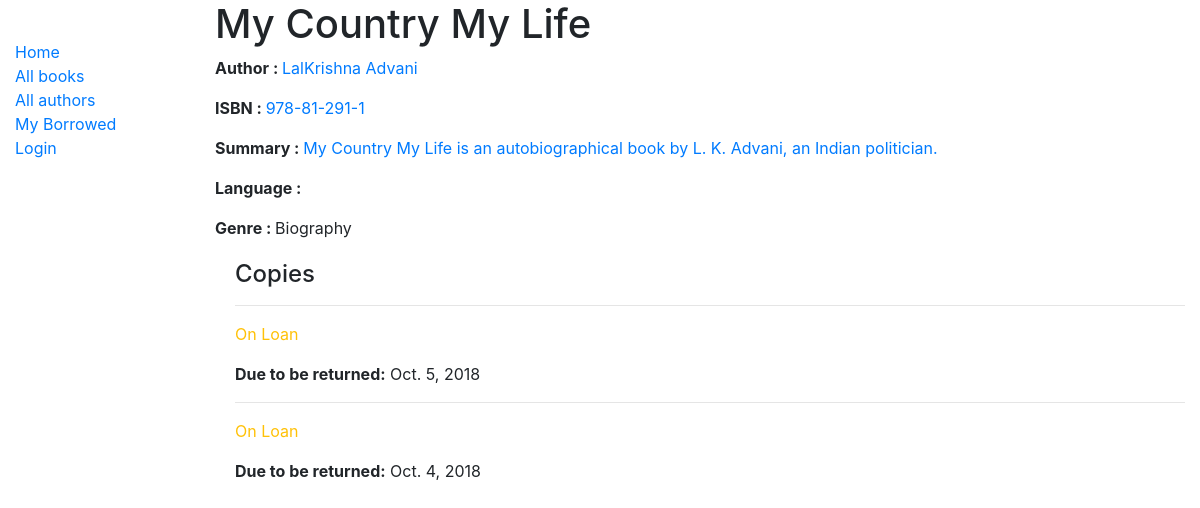
/catalog/book/2, run on an earlier commit of the app's database.
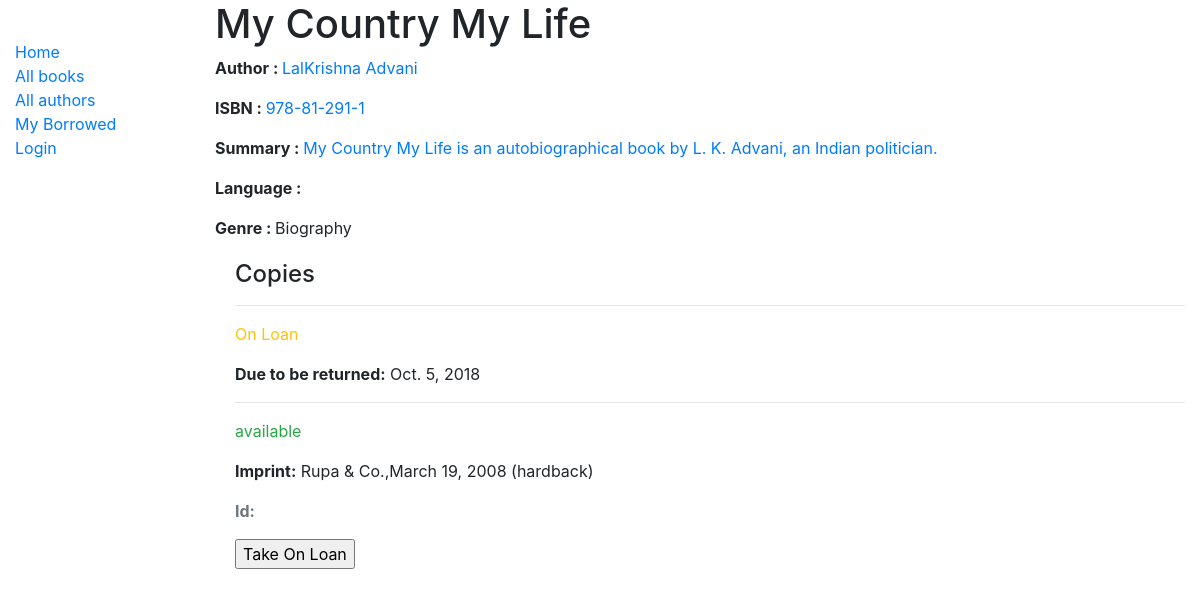
And on a later commit of the database.
### catalog/models.py (models this page shows, shortened)
class BookInstance(models.Model):
	borrower=models.ForeignKey(User, on_delete=models.SET_NULL, null=True, blank=True)
	book=models.ForeignKey(Book, on_delete=models.CASCADE)
	id=models.UUIDField(primary_key=True, default=uuid.uuid4, help_text="unique id for this book across whole library")
	imprint=models.CharField(max_length=200)
	loan_status=(('m',"maintenance"),('o',"On Loan"),('r',"reserved"),('a',"available"))
	due_back=models.DateField(null=True , blank=True)
	status=models.CharField(max_length=1,choices=loan_status,blank=False,help_text="Book availability",default="m")
	class Meta:
		permissions=(("can_mark_returned","set book as returned"),)

### catalog/views.py (the view)
# urls.py: path('book/<int:pk>',views.BookDetailView.as_view(),name="book-detail"),
class BookDetailView(generic.DetailView):
	model=Book

### catalog/models.py (called while the page is built)
	def __str__(self):
		return self.name

	def __str__(self):
	 	return (self.first_name+" "+self.last_name)

### catalog/templates/catalog/book_detail.html (shortened to what this page needs)
{% extends "catalog/base_generic.html" %}
{% block content %}
	<h1>{{book.title}}</h1>
	<p><strong>Author : </strong><a href="{% url 'author-detail' book.author.pk %}">{{book.author}}</a></p>
	<p><strong>ISBN : </strong><a href="">{{book.isbn}}</a></p>
	<p><strong>Summary : </strong><a href="">{{book.summary}}</a></p>
	<p><strong>Language : </strong><a href="">{{book.language}}</a></p>
	<strong>Genre : </strong>
	{% for item in book.genre.all %}
		{{ item }}
	{% endfor %}
	<div style="margin-left:20px;margin-top:20px;">
    	<h4>Copies</h4>
        {% for copy in book.bookinstance_set.all %}           <hr>
			<p class="{% if copy.status == 'a' %}text-success{% elif copy.status == 'm'%}text-danger{% else %}text-warning{% endif %}">{{ copy.get_status_display}}</p>
	          {% if copy.status != 'a' %}
	          <p><strong>Due to be returned:</strong> {{copy.due_back}}</p>
			  {% else %}
				<p><strong>Imprint:</strong> {{copy.imprint}}</p>
				<p class="text-muted"><strong>Id:</strong> {{copy.x}}</p>
				<form method="POST" action="{% url 'onloan' copy.id %}">
					 <input type="Submit" value="Take On Loan">
				</form>
			  {% endif %}
	    {% endfor %}
  	</div>
{% endblock %}

What changed in the data, as far as the page shows it:
changed BookInstance: status "On Loan" → "available"; imprint (not shown) → "Rupa & Co.,March 19, 2008 (hardback)"; value (not shown) → "Take On Loan"; due_back "Oct. 4, 2018" → (not shown); status "Due to be returned:" → "Imprint: Id:"
